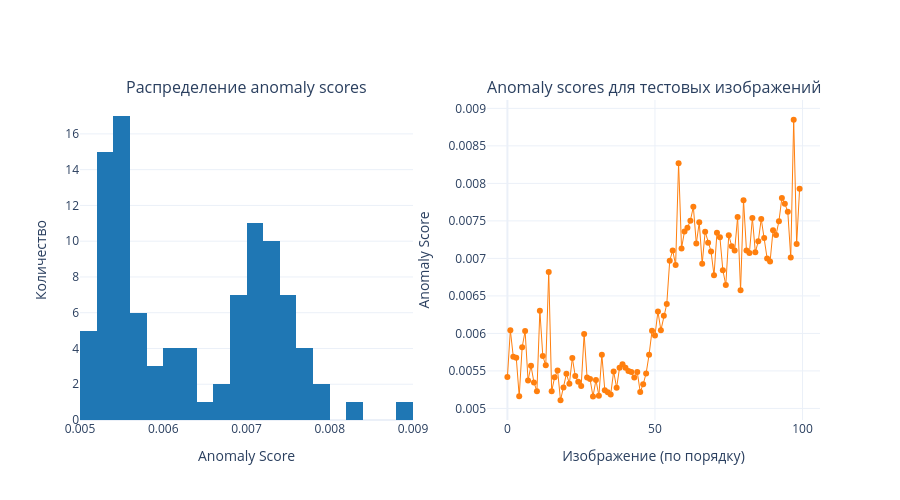

Notebook source saved alongside this figure:
### Markdown cell above
## Анализ результатов

### Code cell
# Сортируем по scores
anomaly_scores_sorted = sorted(anomaly_scores, key=lambda x: x[1])

# Выводим статистику
scores_only = [s[1] for s in anomaly_scores]
print(f"Статистика anomaly scores:")
print(f"Минимум: {np.min(scores_only):.6f}")
print(f"Максимум: {np.max(scores_only):.6f}")
print(f"Среднее: {np.mean(scores_only):.6f}")
print(f"Стд: {np.std(scores_only):.6f}")

# Создаем фигуру с двумя графиками используя Plotly
from plotly.subplots import make_subplots

fig = make_subplots(
    rows=1, cols=2,
    subplot_titles=("Распределение anomaly scores", "Anomaly scores для тестовых изображений")
)

# Гистограмма
fig.add_trace(
    go.Histogram(x=scores_only, nbinsx=30, name='Count', marker=dict(color='#1f77b4')),
    row=1, col=1
)

# График scores
fig.add_trace(
    go.Scatter(y=scores_only, mode='markers+lines', name='Score', 
               marker=dict(size=6, color='#ff7f0e'), line=dict(color='#ff7f0e', width=1)),
    row=1, col=2
)

fig.update_xaxes(title_text="Anomaly Score", row=1, col=1)
fig.update_yaxes(title_text="Количество", row=1, col=1)
fig.update_xaxes(title_text="Изображение (по порядку)", row=1, col=2)
fig.update_yaxes(title_text="Anomaly Score", row=1, col=2)

fig.update_layout(height=500, template='plotly_white', hovermode='x unified', showlegend=False)
fig.show()

### Figure 1 — Plotly figure (JSON) as saved in the notebook; plotly's stock layout.template omitted (floating-point values rounded to 4 significant figures)
{"data": [{"marker": {"color": "#1f77b4"}, "name": "Count", "nbinsx": 30, "type": "histogram", "x": [0.005419, 0.006041, 0.005687, 0.005677, 0.005162, 0.005817, 0.006031, 0.005373, 0.005568, 0.005347, 0.005229, 0.006304, 0.005698, 0.005574, 0.006819, 0.005228, 0.005414, 0.005507, 0.005109, 0.00528, 0.005463, 0.00533, 0.005673, 0.005431, 0.005355, 0.005299, 0.005993, 0.005412, 0.005393, 0.00516, 0.005379, 0.005169, 0.005715, 0.005243, 0.005215, 0.005186, 0.005493, 0.005276, 0.005541, 0.005589, 0.005541, 0.005499, 0.005485, 0.005411, 0.005485, 0.005219, 0.005322, 0.005467, 0.005715, 0.006035, 0.005973, 0.006293, 0.006042, 0.006235, 0.006392, 0.00697, 0.007107, 0.006912, 0.008267, 0.007133, 0.00736, 0.00741, 0.007503, 0.007689, 0.007197, 0.00748, 0.006928, 0.007357, 0.007207, 0.007093, 0.006774, 0.007341, 0.00728, 0.006842, 0.006645, 0.00731, 0.007164, 0.007107, 0.00755, 0.006576, 0.007777, 0.007106, 0.007071, 0.007539, 0.007082, 0.007227, 0.007527, 0.007272, 0.007, 0.006958, 0.007374, 0.00731, 0.007496, 0.007806, 0.007729, 0.007622, 0.007011, 0.008848, 0.007191, 0.007927], "xaxis": "x", "yaxis": "y"}, {"line": {"color": "#ff7f0e", "width": 1}, "marker": {"color": "#ff7f0e", "size": 6}, "mode": "markers+lines", "name": "Score", "type": "scatter", "xaxis": "x2", "y": [0.005419, 0.006041, 0.005687, 0.005677, 0.005162, 0.005817, 0.006031, 0.005373, 0.005568, 0.005347, 0.005229, 0.006304, 0.005698, 0.005574, 0.006819, 0.005228, 0.005414, 0.005507, 0.005109, 0.00528, 0.005463, 0.00533, 0.005673, 0.005431, 0.005355, 0.005299, 0.005993, 0.005412, 0.005393, 0.00516, 0.005379, 0.005169, 0.005715, 0.005243, 0.005215, 0.005186, 0.005493, 0.005276, 0.005541, 0.005589, 0.005541, 0.005499, 0.005485, 0.005411, 0.005485, 0.005219, 0.005322, 0.005467, 0.005715, 0.006035, 0.005973, 0.006293, 0.006042, 0.006235, 0.006392, 0.00697, 0.007107, 0.006912, 0.008267, 0.007133, 0.00736, 0.00741, 0.007503, 0.007689, 0.007197, 0.00748, 0.006928, 0.007357, 0.007207, 0.007093, 0.006774, 0.007341, 0.00728, 0.006842, 0.006645, 0.00731, 0.007164, 0.007107, 0.00755, 0.006576, 0.007777, 0.007106, 0.007071, 0.007539, 0.007082, 0.007227, 0.007527, 0.007272, 0.007, 0.006958, 0.007374, 0.00731, 0.007496, 0.007806, 0.007729, 0.007622, 0.007011, 0.008848, 0.007191, 0.007927], "yaxis": "y2"}], "layout": {"annotations": [{"font": {"size": 16}, "showarrow": false, "text": "Распределение anomaly scores", "x": 0.225, "xanchor": "center", "xref": "paper", "y": 1, "yanchor": "bottom", "yref": "paper"}, {"font": {"size": 16}, "showarrow": false, "text": "Anomaly scores для тестовых изображений", "x": 0.775, "xanchor": "center", "xref": "paper", "y": 1, "yanchor": "bottom", "yref": "paper"}], "height": 500, "hovermode": "x unified", "showlegend": false, "xaxis": {"anchor": "y", "domain": [0, 0.45], "title": {"text": "Anomaly Score"}}, "xaxis2": {"anchor": "y2", "domain": [0.55, 1], "title": {"text": "Изображение (по порядку)"}}, "yaxis": {"anchor": "x", "domain": [0, 1], "title": {"text": "Количество"}}, "yaxis2": {"anchor": "x2", "domain": [0, 1], "title": {"text": "Anomaly Score"}}}}
